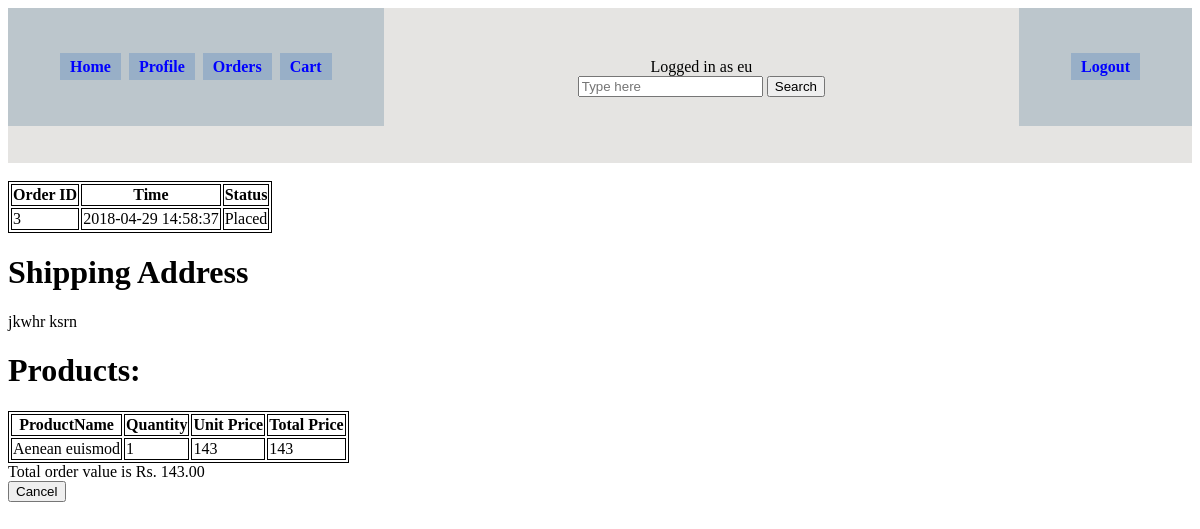
Page /orderView.php?id=3 (signed in) on the committed database.
### tables this page shows
CREATE TABLE IF NOT EXISTS `Orders` (
`OrderID` int(11) NOT NULL,
  `customer_id` int(11) NOT NULL,
  `address_id` int(11) NOT NULL,
  `Date_Time` datetime DEFAULT NULL,
  `TotalCost` decimal(5,2) DEFAULT NULL,
  `Status` enum('Placed','Confirmed','Canceled','Shipped','Delivered') NOT NULL
);

CREATE TABLE IF NOT EXISTS `Addresses` (
`AddressID` int(11) NOT NULL,
  `customer_id` int(11) NOT NULL,
  `Address` varchar(100) DEFAULT NULL
);

CREATE TABLE IF NOT EXISTS `OrderProducts` (
  `order_id` int(11) NOT NULL,
  `product_id` int(11) NOT NULL,
  `Quantity` int(11) NOT NULL
);

CREATE TABLE IF NOT EXISTS `Products` (
  `supplier_id` int(11) NOT NULL,
  `ProductID` int(11) NOT NULL,
  `ProductType` varchar(20) NOT NULL,
  `ProductName` varchar(100) NOT NULL,
  `Description` varchar(100) DEFAULT NULL,
  `Stock` int(11) NOT NULL,
  `Price` int(11) NOT NULL
);

### Includes/connection.php (called while the page is built, shortened)
<?php
$site_root = "";
?>

### orderView.php (the view, shortened to what this page needs)
<?php
require_once 'Includes/connection.php';
include 'header.php';
 $ordersView="";
if (!empty($_GET['id'])) {
    $addr = "";
    $total=0;
    $status="";
    $stmt = $conn->prepare("SELECT OrderID,Date_Time,Status,address_id,TotalCost FROM Orders WHERE customer_id = ? AND OrderID = ?");
    $stmt->bind_param("ii", $_SESSION['memberID'], $_GET['id']);
    $stmt->execute();
    $result = $stmt->get_result();
    if ($result->num_rows > 0) {
        $ordersView .= "<table><tr>   <th>Order ID</th>    <th>Time</th>   <th>Status</th> </tr>";
        while ($row = $result->fetch_assoc()) {
            $ordersView .= "<td>".$row['OrderID']."</td> ";
            $ordersView .= "<td>".$row['Date_Time']."</td> ";
            $ordersView .= "<td>".$row['Status']."</td> </tr>";
            $status = $row['Status'];
            $addr = $row['address_id'];
            $total = $row['TotalCost'];
        }
        $ordersView .= "</table>";
        $stmt = $conn->prepare("SELECT Address FROM Addresses WHERE customer_id = ? AND AddressID = ?");
        $stmt->bind_param("ii", $_SESSION['memberID'], $addr);
        $stmt->execute();
        $result = $stmt->get_result();
        if ($result->num_rows > 0) {
            $row = $result->fetch_assoc();
            $ordersView .="<h1>Shipping Address</h1>";
            $ordersView .= "<p>".$row['Address']."</p> ";
        }
        $stmt = $conn->prepare("SELECT p.ProductName,p.Price,op.Quantity,(p.Price * op.Quantity) AS total_price FROM OrderProducts AS op LEFT JOIN Products AS p ON op.product_id = p.ProductID WHERE op.order_id = ?");
        $stmt->bind_param("i", $_GET['id']);
        $stmt->execute();
        $result = $stmt->get_result();
        $ordersView .= "<h1>Products:</h1><table><tr>   <th>ProductName</th>   <th>Quantity</th>  <th>Unit Price</th> <th>Total Price</th> </tr>";
        while ($row = $result->fetch_assoc()) {
            $ordersView .= "<tr><td>".$row['ProductName']."</td> ";
            $ordersView .= "<td>".$row['Quantity']."</td> ";
            $ordersView .= "<td>".$row['Price']."</td> ";
            $ordersView .= "<td>".$row['total_price']."</td> ";
        }
        $ordersView .="</table>";
        $ordersView .="Total order value is Rs. " .$total;
        $ordersView .= "<form action='$site_root/orderView.php?id=".$_GET['id']."' method='post'><input type='hidden' name='oid' value=".$_GET['id'].">";
        if ($status !="Delivered" || $status !="Canceled") {
          if($_SESSION['role'] == 'Admin'){
            if ($status =="Placed") {
                $ordersView .= "<button type='submit'  name='action' value='Confirmed'>Confirm</button>";
                $ordersView .= "<button type='submit'  name='action' value='Canceled'>Cancel</button>";
            } elseif ($status =="Confirmed") {
                $ordersView .= "<button type='submit'  name='action' value='Shipped'>Ship</button>";
                $ordersView .= "<button type='submit'  name='action' value='Canceled'>Cancel</button>";
            } elseif ($status =="Shipped") {
                $ordersView .= "<button type='submit'  name='action' value='Delivered'>Deliver</button>";
                $ordersView .= "<button type='submit'  name='action' value='Canceled'>Cancel</button>";
            } else {
                $ordersView .= "";
            }
          }else{
            $ordersView .= "<button type='submit'  name='action' value='Canceled'>Cancel</button>";
          }
          $ordersView .= "</form >";
        }
    } else {
        $ordersView .= "You haven't placed any orders!";
    }
} else {
    echo "Problem with the order id";
}
echo $ordersView;
?>
</body>
</html>

### header.php (style rules this page uses)
table, th, td { border: 1px solid black; }

### rows in the picture
orders: OrderID "3", Date_Time "2018-04-29 14:58:37", Status "Placed"
addresses: Address "jkwhr ksrn"
orderproducts: products.ProductName "Aenean euismod", Quantity "1", products.Price "143", total_price "143"

### other values in the picture
$_SESSION["username"] "eu"
